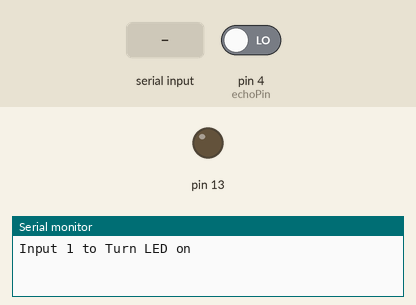
A sketch run on a simulated Arduino Uno, built with avr-gcc and run on an emulated ATmega328P. Shown: output pins drawn as LEDs (lit = HIGH), the last lines printed to the serial monitor. The inputs (shaded band) are chosen by the test bench; at power-on: pin 4 (echoPin) LOW.

Above: at 1.2 s.
1.3 s: "90,45\n" received over Serial
At 3.1 s:
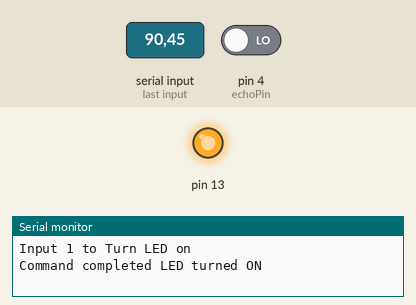
Timing chart, 0 to 8.0 s (numbered marks = the images above; inputs shaded):
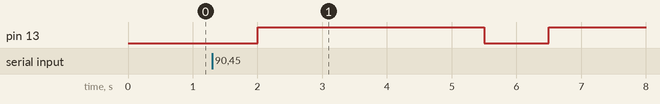

The sketch:

Design.ino
```cpp
const int trigPin = 2;
const int echoPin = 4;

void setup()
{
	pinMode(13, OUTPUT);
	Serial.begin(9600);
	while (!Serial);
	Serial.println("Input 1 to Turn LED on");
}

void loop() {
long duration, inches;
  int status;
pinMode(echoPin, INPUT);
duration = pulseIn(echoPin, HIGH);
inches = microsecondsToInches(duration);
if(inches<591)
  status=1;
 else
  status=0;


if (Serial.available())
	{
	int state = Serial.parseInt();
	if ((state == 1)||(status == 1))
	{
    	digitalWrite(13, HIGH);
		Serial.println("Command completed LED turned ON");
		delay(3500);
		digitalWrite(13, LOW);
        Serial.println("Command completed LED turned OFF");
	}
}
}

long microsecondsToInches(long microseconds)
{
return microseconds / 74 / 2;
}
```

Measured:
- after the input at 1.3 s, pin 13: LOW → HIGH after 0.70 s, → LOW 3.5 s later, → HIGH 1.0 s later
